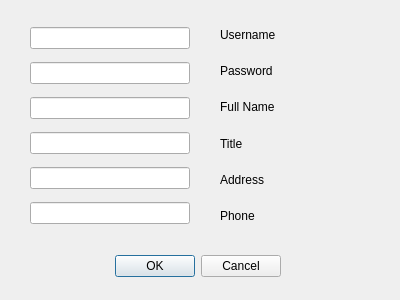
<?xml version="1.0" encoding="UTF-8"?>
<ui version="4.0">
 <class>editstaff2</class>
 <widget class="QDialog" name="editstaff2">
  <property name="geometry">
   <rect>
    <x>0</x>
    <y>0</y>
    <width>400</width>
    <height>300</height>
   </rect>
  </property>
  <property name="windowTitle">
   <string>Cal Clinic: Edit Staff</string>
  </property>
  <property name="styleSheet">
   <string notr="true">background-image: url(:/BGs/build-SimpleSerum-Desktop_Qt_5_8_0_MSVC2015_64bit-Debug/admin.png);</string>
  </property>
  <widget class="QDialogButtonBox" name="buttonBox">
   <property name="geometry">
    <rect>
     <x>110</x>
     <y>250</y>
     <width>171</width>
     <height>32</height>
    </rect>
   </property>
   <property name="orientation">
    <enum>Qt::Horizontal</enum>
   </property>
   <property name="standardButtons">
    <set>QDialogButtonBox::Cancel|QDialogButtonBox::Ok</set>
   </property>
  </widget>
  <widget class="QWidget" name="verticalLayoutWidget">
   <property name="geometry">
    <rect>
     <x>30</x>
     <y>20</y>
     <width>160</width>
     <height>213</height>
    </rect>
   </property>
   <layout class="QVBoxLayout" name="verticalLayout">
    <item>
     <widget class="QLineEdit" name="lineEdit_user"/>
    </item>
    <item>
     <widget class="QLineEdit" name="lineEdit_password"/>
    </item>
    <item>
     <widget class="QLineEdit" name="lineEdit_name"/>
    </item>
    <item>
     <widget class="QLineEdit" name="lineEdit_title"/>
    </item>
    <item>
     <widget class="QLineEdit" name="lineEdit_address"/>
    </item>
    <item>
     <widget class="QLineEdit" name="lineEdit_phone"/>
    </item>
   </layout>
  </widget>
  <widget class="QWidget" name="verticalLayoutWidget_2">
   <property name="geometry">
    <rect>
     <x>220</x>
     <y>20</y>
     <width>160</width>
     <height>211</height>
    </rect>
   </property>
   <layout class="QVBoxLayout" name="verticalLayout_2">
    <item>
     <widget class="QLabel" name="label_2">
      <property name="text">
       <string>Username</string>
      </property>
     </widget>
    </item>
    <item>
     <widget class="QLabel" name="label_3">
      <property name="text">
       <string>Password</string>
      </property>
     </widget>
    </item>
    <item>
     <widget class="QLabel" name="label_4">
      <property name="text">
       <string>Full Name</string>
      </property>
     </widget>
    </item>
    <item>
     <widget class="QLabel" name="label_5">
      <property name="text">
       <string>Title</string>
      </property>
     </widget>
    </item>
    <item>
     <widget class="QLabel" name="label_6">
      <property name="text">
       <string>Address</string>
      </property>
     </widget>
    </item>
    <item>
     <widget class="QLabel" name="label_7">
      <property name="text">
       <string>Phone</string>
      </property>
     </widget>
    </item>
   </layout>
  </widget>
 </widget>
 <resources/>
 <connections>
  <connection>
   <sender>buttonBox</sender>
   <signal>accepted()</signal>
   <receiver>editstaff2</receiver>
   <slot>accept()</slot>
   <hints>
    <hint type="sourcelabel">
     <x>248</x>
     <y>254</y>
    </hint>
    <hint type="destinationlabel">
     <x>157</x>
     <y>274</y>
    </hint>
   </hints>
  </connection>
  <connection>
   <sender>buttonBox</sender>
   <signal>rejected()</signal>
   <receiver>editstaff2</receiver>
   <slot>reject()</slot>
   <hints>
    <hint type="sourcelabel">
     <x>316</x>
     <y>260</y>
    </hint>
    <hint type="destinationlabel">
     <x>286</x>
     <y>274</y>
    </hint>
   </hints>
  </connection>
 </connections>
</ui>
